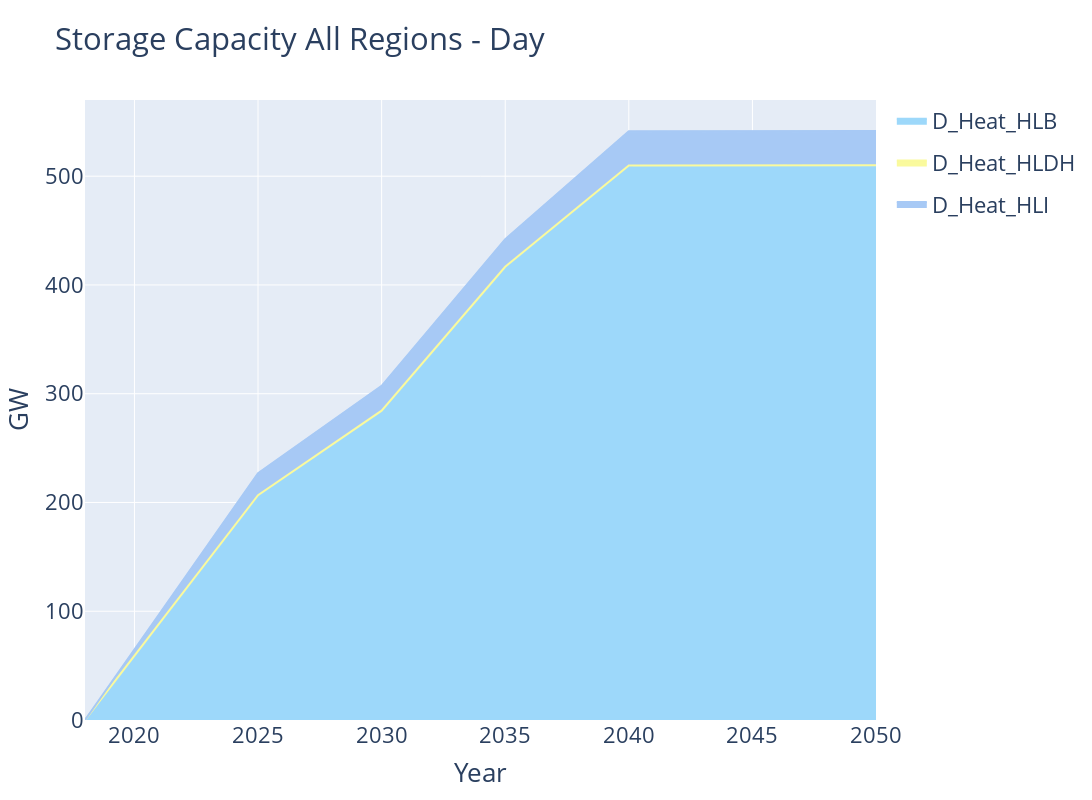

The cell this chart's notebook holds for it:
### Code cell
storage_capacity_plotter = StackedQuantityEvolutionFacilitator(sol_path=SOLUTION_FILEPATH, region="All")

relevant_data = storage_capacity_plotter.get_relevant_data()
#relevant_data.filter_by_containing_string(column="Technology", identifier="D_")
relevant_data.filter_by_list(column="Technology", by_filter=["D_Heat_HLDH", "D_Heat_HLI", "D_Heat_HLB"])
relevant_data.aggreagate_all_by_sum(column_to_aggregate="Region", aggregated_entry_name="All", column_to_sum="Value")

fig = storage_capacity_plotter.plot(relevant_data)

fig.update_layout(
    width=1400,
    height=800,
    title="Storage Capacity All Regions" + TITLE_ADDON,
    yaxis_title="GW",
    xaxis_title="Year",
)

if WRITE_IMAGE:
    fig.write_image("StorageProductionAllRegions.pdf" + TITLE_ADDON.replace(" ", "") + ".png")

fig.show()

### Figure 1 — Plotly figure (JSON) as saved in the notebook; plotly's stock layout.template omitted (floating-point values rounded to 4 significant figures)
{"data": [{"fillcolor": "#9dd8fa", "legendgroup": "D_Heat_HLB", "line": {"color": "#9dd8fa"}, "mode": "lines", "name": "D_Heat_HLB", "showlegend": true, "stackgroup": "one", "type": "scatter", "x": [2018, 2025, 2030, 2035, 2040, 2045, 2050], "y": [0, 206.7, 284.4, 416.7, 509.8, 510.1, 510.1]}, {"fillcolor": "#fafa9d", "legendgroup": "D_Heat_HLDH", "line": {"color": "#fafa9d"}, "mode": "lines", "name": "D_Heat_HLDH", "showlegend": true, "stackgroup": "one", "type": "scatter", "x": [2018, 2025, 2030, 2035, 2040, 2045, 2050], "y": [0, 0, 0, 0, 0, 0, 0]}, {"fillcolor": "#a7c9f5", "legendgroup": "D_Heat_HLI", "line": {"color": "#a7c9f5"}, "mode": "lines", "name": "D_Heat_HLI", "showlegend": true, "stackgroup": "one", "type": "scatter", "x": [2018, 2025, 2030, 2035, 2040, 2045, 2050], "y": [0, 20.3, 22.76, 25.42, 31.47, 31.47, 31.47]}], "layout": {"barmode": "stack", "font": {"size": 22}, "height": 800, "title": {"text": "Storage Capacity All Regions - Day"}, "width": 1400, "xaxis": {"title": {"text": "Year"}}, "yaxis": {"title": {"text": "GW"}}}}
